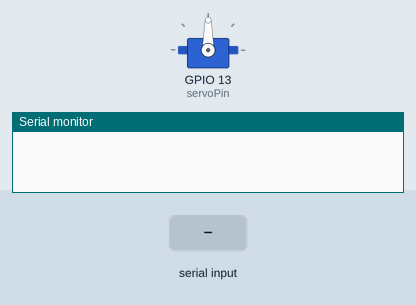
Simulated run of this program. Board: ESP32. On the bench: servo, the last lines printed to the serial monitor. The inputs (shaded band) are chosen by the test bench.

Above: at 1.2 s.
1.3 s: "30,150\n" received over Serial
At 2.0 s:
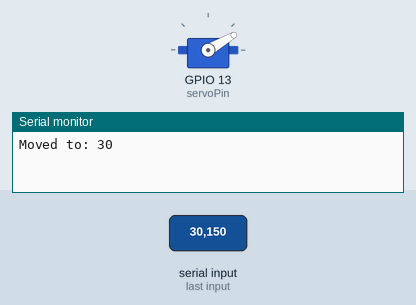
2.8 s: "5\n" received over Serial
At 3.2 s:
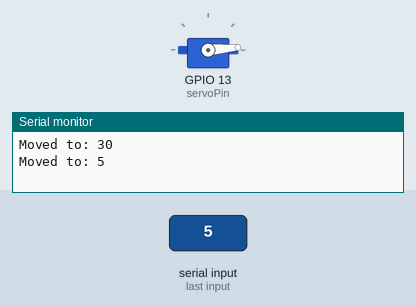
4.3 s: "200\n" received over Serial
At 5.5 s:
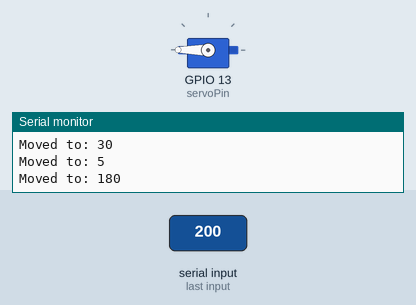
5.8 s: "90,45\n" received over Serial
At 6.7 s:
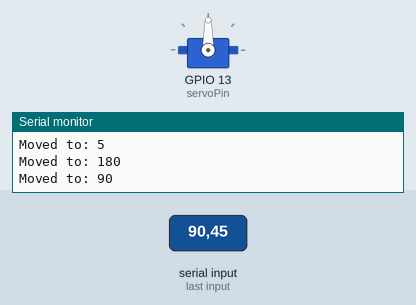
Timing chart, 0 to 8.3 s (numbered marks = the images above; inputs shaded):
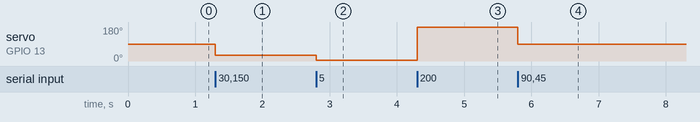

The program:

main.cpp
```cpp
#include <Arduino.h>
#include <ESP32Servo.h>

// SETUP
const int servoPin = 13;
const int baudRate = 9600;
const int startPosition = 90;

Servo servoMotor;

void setup() {
  Serial.begin(baudRate);
  servoMotor.setPeriodHertz(50);
  servoMotor.attach(servoPin, 500, 2400);
  servoMotor.write(startPosition);
}

void loop() {

  if (Serial.available() > 0) {
    String incomingText = Serial.readStringUntil('\n');
    incomingText.trim();


    if (incomingText.length() > 0 && isDigit(incomingText.charAt(0))) {
      int targetPosition = incomingText.toInt();
      targetPosition = constrain(targetPosition, 0, 180);

      // OUTPUT
      servoMotor.write(targetPosition);
      Serial.println("Moved to: " + String(targetPosition));
    }
  }
}
```

Measured:
- after the input at 1.3 s, servo on GPIO 13 (servoPin): 90° → 30° at once
- after the input at 2.8 s, servo on GPIO 13 (servoPin): 30° → 5° at once
- after the input at 4.3 s, servo on GPIO 13 (servoPin): 5° → 180° at once
- after the input at 5.8 s, servo on GPIO 13 (servoPin): 180° → 90° at once
